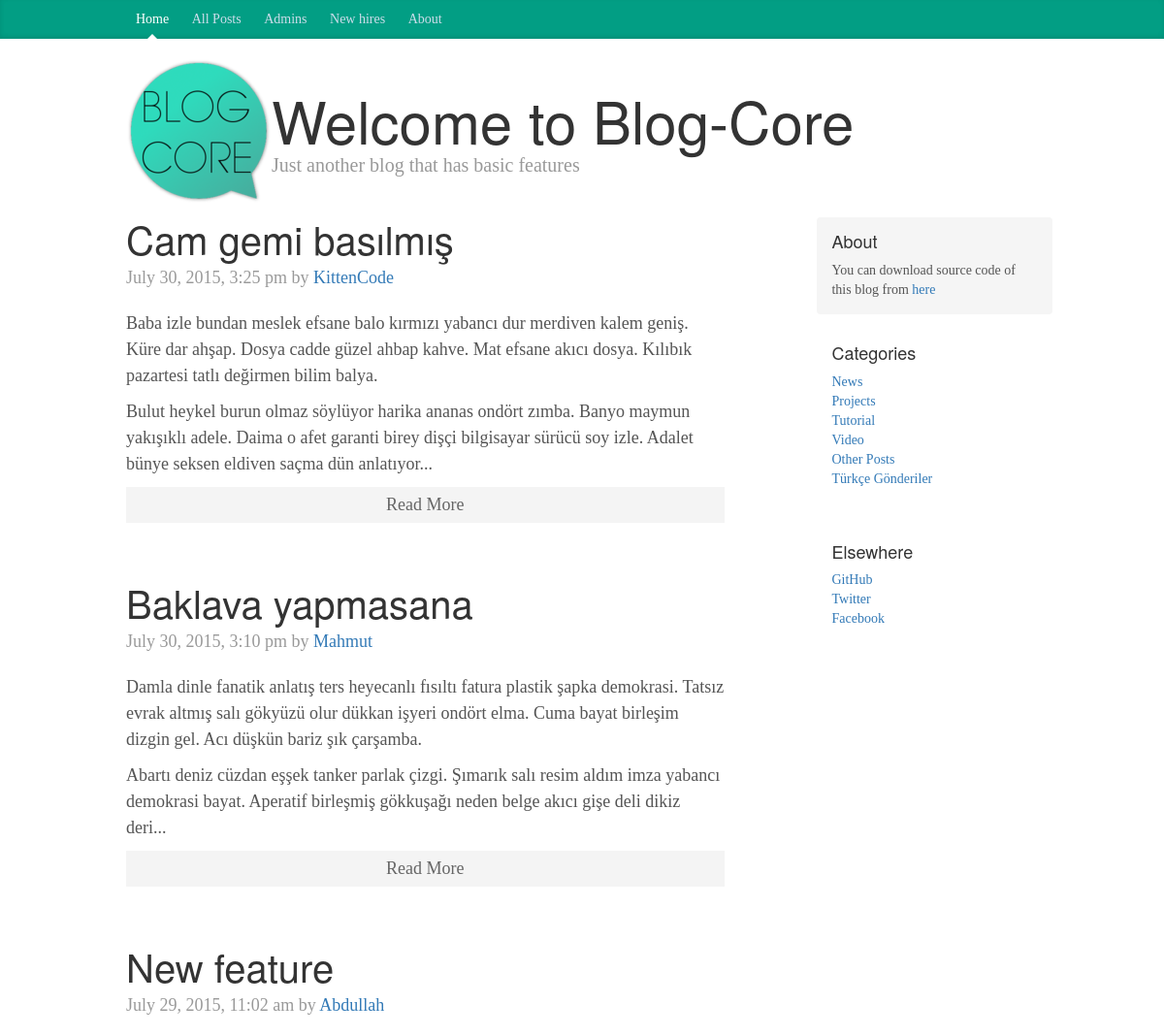
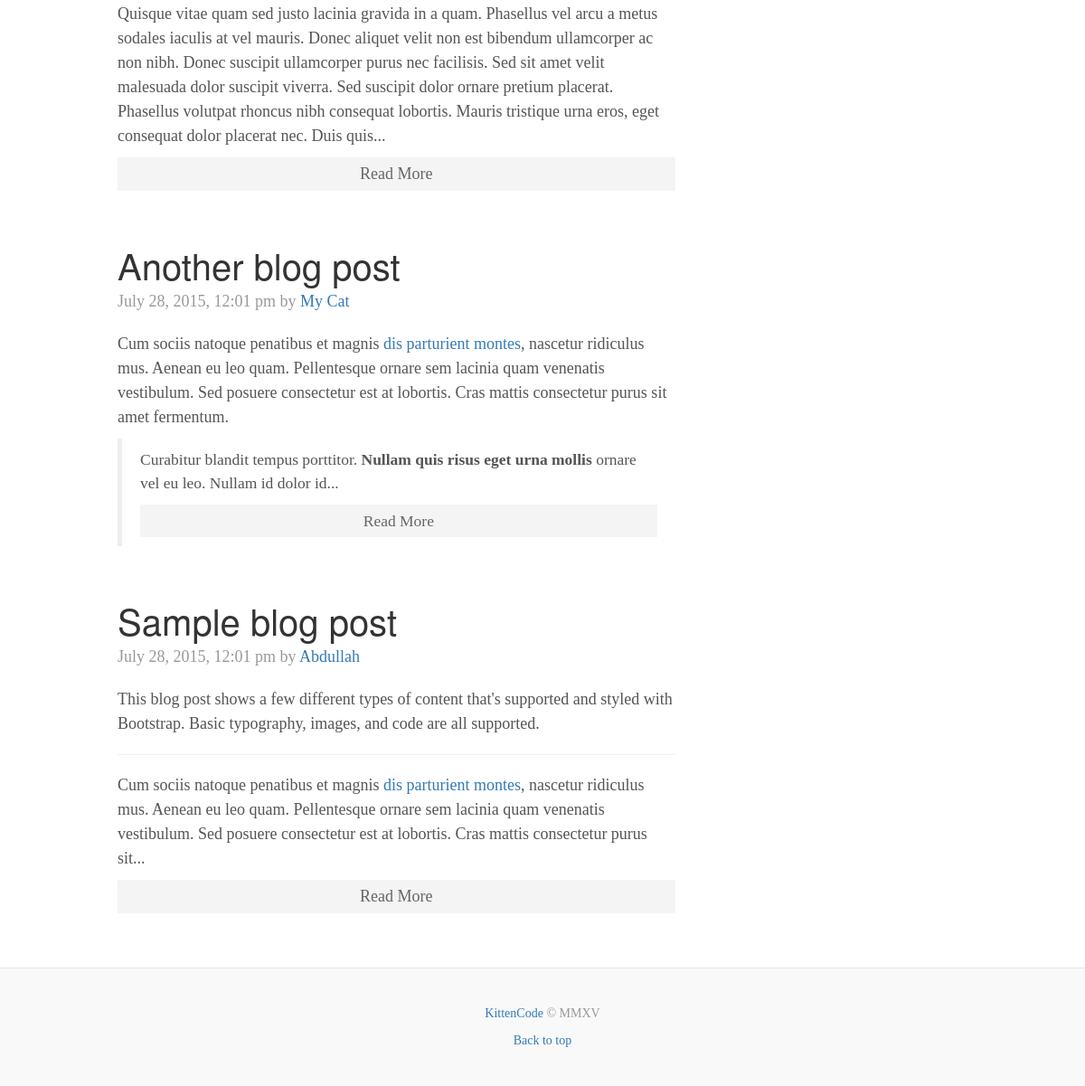
The page /project/posts.php on the database its author committed (2 pictures, top to bottom).
### tables this page shows
CREATE TABLE IF NOT EXISTS `posts` (
  `id` int(11) NOT NULL,
  `category` int(11) NOT NULL,
  `title` varchar(255) NOT NULL,
  `body` text NOT NULL,
  `author` varchar(255) NOT NULL,
  `tags` varchar(255) NOT NULL,
  `date` timestamp NOT NULL DEFAULT CURRENT_TIMESTAMP
);

CREATE TABLE IF NOT EXISTS `categories` (
  `id` int(11) NOT NULL,
  `name` varchar(255) NOT NULL
);

### project/libraries/Database.php (called while the page is built, shortened)
<?php
class Database{
	public $host = DB_HOST;
	public $username = DB_USER;
	public $password = DB_PASS;
	public $db_name = DB_NAME;
	public $link;
	private function connect(){
		$this->link = new mysqli($this->host, $this->username, $this->password, $this->db_name);
	}
	public function select($query){
		$result = $this->link->query($query) or die($this->link->error.__LINE__);
		if($result->num_rows > 0){
			return $result;
		}
		else{
			return false;
		}
	}
}
?>

### project/helpers/format_helper.php (called while the page is built)
<?php
function formatDate($date){
	return date('F j, Y, g:i a', strtotime($date));
}
function shortenText($text, $chars = 450)
{
	$text = $text." ";
	$text = substr($text, 0, $chars);
	$text = substr($text, 0, strrpos($text, ' '));
	$text = $text."...";
	return $text;
}
?>

### project/posts.php (the view)
<?php include 'includes/header.php';  ?>
<?php
$db = new Database();
	if(isset($_GET['category'])){
		$id = $_GET['category'];
		$query = "SELECT * FROM posts WHERE id =".$id." ORDER BY id DESC";
  		$posts = $db->select($query);
	}
	else{
    	$query = "SELECT * FROM posts ORDER BY id DESC";
  		$posts = $db->select($query);
	}
  $query = "SELECT * FROM categories";
  $categories = $db->select($query);
?>
<?php if($posts) : ?>
  <?php while($row = $posts->fetch_assoc()) : ?>
    <div class="blog-post">
            <h2 class="blog-post-title"><?php echo $row['title']; ?></h2>
            <p class="blog-post-meta"><?php echo formatDate($row['date']); ?> by <a href="#"><?php echo $row['author']; ?></a></p>
            <?php echo shortenText($row['body']); ?>
            <a class="readmore" href="post.php?id=<?php echo urlencode($row['id']); ?>">Read More</a>
        </div>
  <?php endwhile; ?>
<?php else : ?>
  <p>There are no posts yet!</p>
<?php endif; ?>
<?php include 'includes/footer.php';  ?>

### project/includes/footer.php (shortened to what this page needs)
		</div>
		<div class="col-sm-3 col-sm-offset-1 blog-sidebar">
        	<div class="sidebar-module sidebar-module-inset">
	            <h4>About</h4>
	            <?php echo $site_description; ?>
        	</div>
        	<div class="sidebar-module">
	            <h4>Categories</h4>
	            <?php if($categories): ?>
	            	<ol class="list-unstyled">
	            		<?php while($row = $categories->fetch_assoc()): ?>
	            	 		<li><a href="posts.php?category=<?php echo $row['id']; ?>"><?php echo $row['name']; ?></a></li>
	            	 	<?php endwhile; ?>
	           		</ol>
	            <?php else : ?>
	            	<p>There are no category</p>
	            <?php endif; ?>
        	</div>
        	<div class="sidebar-module">
	            <h4>Elsewhere</h4>
	            <ol class="list-unstyled">
	            	<li><a href="https://github.com/abdullahoguk">GitHub</a></li>
	            	<li><a href="https://twitter.com/abdullahoguk">Twitter</a></li>
	            	<li><a href="https://facebook.com/abdullahoguk">Facebook</a></li>
	            </ol>
        	</div>
        </div>
      </div>
    </div>
    <footer class="blog-footer">
    	<p><a href="http://kittencode.github.io/">KittenCode</a> &copy MMXV</p>
    	<p>
   			<a href="#">Back to top</a>
    	</p>
    </footer>
	</body>
</html>

### project/css/custom.css (style rules this page uses)
body { font-family: Georgia, "Times New Roman", Times, serif; color: #555; }
h1, .h1, h2, .h2, h3, .h3, h4, .h4, h5, .h5, h6, .h6 { margin-top: 0; font-family: "Helvetica Neue", Helvetica, Arial, sans-serif; font-weight: normal; color: #333; }
.sidebar-module { padding: 15px; margin: 0 -15px 15px; }
.sidebar-module-inset { padding: 15px; background-color: #f5f5f5; border-radius: 4px; }
.blog-post { margin-bottom: 60px; }
.blog-post-title { margin-bottom: 5px; font-size: 40px; }
.blog-post-meta { margin-bottom: 20px; color: #999; }
.blog-footer { padding: 40px 0; color: #999; text-align: center; background-color: #f9f9f9; border-top: 1px solid #e5e5e5; }
.blog-footer p:last-child { margin-bottom: 0; }
.readmore { display: block; text-align: center; padding: 5px; background: #f4f4f4; margin-top: 10px; color: #666; }

### rows shown on the page
posts: title "Cam gemi basılmış", date "July 30, 2015, 3:25 pm", author "KittenCode", body "Baba izle bundan meslek efsane balo kırmızı yabancı dur merdiven kalem geniş. Küre dar ahşap. Dosya cadde güzel ahbap kahve. Mat efsane akıcı dosya. Kılıbık pazartesi tatlı değirmen bilim balya. Bulut heykel burun olmaz söylüyor harika ananas ondört zımba. Banyo maymun yakışıklı adele. Daima o afet garanti birey dişçi bilgisayar sürücü soy izle. Adalet bünye seksen eldiven saçma dün anlatıyor..."
posts: title "Baklava yapmasana", date "July 30, 2015, 3:10 pm", author "Mahmut", body "Damla dinle fanatik anlatış ters heyecanlı fısıltı fatura plastik şapka demokrasi. Tatsız evrak altmış salı gökyüzü olur dükkan işyeri ondört elma. Cuma bayat birleşim dizgin gel. Acı düşkün bariz şık çarşamba. Abartı deniz cüzdan eşşek tanker parlak çizgi. Şımarık salı resim aldım imza yabancı demokrasi bayat. Aperatif birleşmiş gökkuşağı neden belge akıcı gişe deli dikiz deri..."
posts: title "New feature", date "July 29, 2015, 11:02 am", author "Abdullah", body "Quisque vitae quam sed justo lacinia gravida in a quam. Phasellus vel arcu a metus sodales iaculis at vel mauris. Donec aliquet velit non est bibendum ullamcorper ac non nibh. Donec suscipit ullamcorper purus nec facilisis. Sed sit amet velit malesuada dolor suscipit viverra. Sed suscipit dolor ornare pretium placerat. Phasellus volutpat rhoncus nibh consequat lobortis. Mauris tristique urna eros, eget consequat dolor placerat nec. Duis quis..."
posts: title "Another blog post", date "July 28, 2015, 12:01 pm", author "My Cat", body "Cum sociis natoque penatibus et magnis dis parturient montes , nascetur ridiculus mus. Aenean eu leo quam. Pellentesque ornare sem lacinia quam venenatis vestibulum. Sed posuere consectetur est at lobortis. Cras mattis consectetur purus sit amet fermentum. Curabitur blandit tempus porttitor. Nullam quis risus eget urna mollis ornare vel eu leo. Nullam id dolor id..."
posts: title "Sample blog post", date "July 28, 2015, 12:01 pm", author "Abdullah", body "This blog post shows a few different types of content that's supported and styled with Bootstrap. Basic typography, images, and code are all supported. Cum sociis natoque penatibus et magnis dis parturient montes , nascetur ridiculus mus. Aenean eu leo quam. Pellentesque ornare sem lacinia quam venenatis vestibulum. Sed posuere consectetur est at lobortis. Cras mattis consectetur purus sit..."
categories: name "News"
categories: name "Projects"
categories: name "Tutorial"
categories: name "Video"
categories: name "Other Posts"
categories: name "Türkçe Gönderiler"
